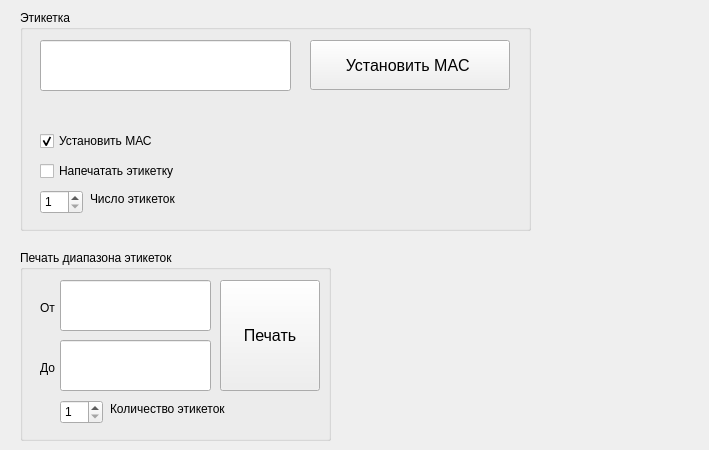
          <widget class="QWidget" name="macsender_tab">
           <attribute name="title">
            <string>MAC Sender</string>
           </attribute>
           <widget class="QLabel" name="test_result_ms">
            <property name="geometry">
             <rect>
              <x>400</x>
              <y>350</y>
              <width>300</width>
              <height>50</height>
             </rect>
            </property>
            <property name="minimumSize">
             <size>
              <width>300</width>
              <height>50</height>
             </size>
            </property>
            <property name="maximumSize">
             <size>
              <width>16777215</width>
              <height>50</height>
             </size>
            </property>
            <property name="styleSheet">
             <string notr="true">font: 12pt &quot;MS Shell Dlg 2&quot;;</string>
            </property>
            <property name="text">
             <string/>
            </property>
           </widget>
           <widget class="QGroupBox" name="groupBox_7">
            <property name="geometry">
             <rect>
              <x>20</x>
              <y>10</y>
              <width>511</width>
              <height>221</height>
             </rect>
            </property>
            <property name="font">
             <font>
              <pointsize>9</pointsize>
             </font>
            </property>
            <property name="styleSheet">
             <string notr="true"/>
            </property>
            <property name="title">
             <string>Этикетка</string>
            </property>
            <widget class="QCheckBox" name="mac_print_label">
             <property name="geometry">
              <rect>
               <x>20</x>
               <y>150</y>
               <width>201</width>
               <height>22</height>
              </rect>
             </property>
             <property name="text">
              <string>Напечатать этикетку</string>
             </property>
            </widget>
            <widget class="QSpinBox" name="mac_label_num">
             <property name="geometry">
              <rect>
               <x>20</x>
               <y>180</y>
               <width>43</width>
               <height>24</height>
              </rect>
             </property>
             <property name="minimumSize">
              <size>
               <width>1</width>
               <height>0</height>
              </size>
             </property>
             <property name="minimum">
              <number>1</number>
             </property>
             <property name="maximum">
              <number>10</number>
             </property>
             <property name="value">
              <number>1</number>
             </property>
            </widget>
            <widget class="QLabel" name="label">
             <property name="geometry">
              <rect>
               <x>70</x>
               <y>180</y>
               <width>111</width>
               <height>18</height>
              </rect>
             </property>
             <property name="text">
              <string>Число этикеток</string>
             </property>
            </widget>
            <widget class="QCheckBox" name="mac_set">
             <property name="geometry">
              <rect>
               <x>20</x>
               <y>120</y>
               <width>181</width>
               <height>22</height>
              </rect>
             </property>
             <property name="text">
              <string>Установить МАС</string>
             </property>
             <property name="checked">
              <bool>true</bool>
             </property>
            </widget>
            <widget class="QLineEdit" name="serial_ms">
             <property name="geometry">
              <rect>
               <x>20</x>
               <y>30</y>
               <width>251</width>
               <height>51</height>
              </rect>
             </property>
             <property name="minimumSize">
              <size>
               <width>50</width>
               <height>10</height>
              </size>
             </property>
             <property name="styleSheet">
              <string notr="true">font: 12pt &quot;MS Shell Dlg 2&quot;;</string>
             </property>
            </widget>
            <widget class="QPushButton" name="set_mac">
             <property name="geometry">
              <rect>
               <x>290</x>
               <y>30</y>
               <width>200</width>
               <height>50</height>
              </rect>
             </property>
             <property name="minimumSize">
              <size>
               <width>180</width>
               <height>50</height>
              </size>
             </property>
             <property name="maximumSize">
              <size>
               <width>200</width>
               <height>150</height>
              </size>
             </property>
             <property name="font">
              <font>
               <pointsize>12</pointsize>
              </font>
             </property>
             <property name="cursor">
              <cursorShape>PointingHandCursor</cursorShape>
             </property>
             <property name="styleSheet">
              <string notr="true"/>
             </property>
             <property name="text">
              <string>Установить MAC </string>
             </property>
            </widget>
           </widget>
           <widget class="QGroupBox" name="groupBox_14">
            <property name="geometry">
             <rect>
              <x>20</x>
              <y>250</y>
              <width>311</width>
              <height>191</height>
             </rect>
            </property>
            <property name="font">
             <font>
              <pointsize>9</pointsize>
             </font>
            </property>
            <property name="styleSheet">
             <string notr="true"/>
            </property>
            <property name="title">
             <string>Печать диапазона этикеток</string>
            </property>
            <widget class="QSpinBox" name="print_label_num">
             <property name="geometry">
              <rect>
               <x>40</x>
               <y>150</y>
               <width>43</width>
               <height>24</height>
              </rect>
             </property>
             <property name="minimumSize">
              <size>
               <width>1</width>
               <height>0</height>
              </size>
             </property>
             <property name="minimum">
              <number>1</number>
             </property>
             <property name="maximum">
              <number>10</number>
             </property>
             <property name="value">
              <number>1</number>
             </property>
            </widget>
            <widget class="QLabel" name="label_35">
             <property name="geometry">
              <rect>
               <x>90</x>
               <y>150</y>
               <width>121</width>
               <height>18</height>
              </rect>
             </property>
             <property name="text">
              <string>Количество этикеток</string>
             </property>
            </widget>
            <widget class="QLineEdit" name="print_label_from">
             <property name="geometry">
              <rect>
               <x>40</x>
               <y>30</y>
               <width>151</width>
               <height>51</height>
              </rect>
             </property>
             <property name="minimumSize">
              <size>
               <width>50</width>
               <height>10</height>
              </size>
             </property>
             <property name="styleSheet">
              <string notr="true">font: 12pt &quot;MS Shell Dlg 2&quot;;</string>
             </property>
            </widget>
            <widget class="QLineEdit" name="print_label_to">
             <property name="geometry">
              <rect>
               <x>40</x>
               <y>90</y>
               <width>151</width>
               <height>51</height>
              </rect>
             </property>
             <property name="minimumSize">
              <size>
               <width>50</width>
               <height>10</height>
              </size>
             </property>
             <property name="styleSheet">
              <string notr="true">font: 12pt &quot;MS Shell Dlg 2&quot;;</string>
             </property>
            </widget>
            <widget class="QPushButton" name="print_label_pb">
             <property name="geometry">
              <rect>
               <x>200</x>
               <y>30</y>
               <width>100</width>
               <height>111</height>
              </rect>
             </property>
             <property name="minimumSize">
              <size>
               <width>100</width>
               <height>50</height>
              </size>
             </property>
             <property name="maximumSize">
              <size>
               <width>200</width>
               <height>150</height>
              </size>
             </property>
             <property name="font">
              <font>
               <pointsize>12</pointsize>
              </font>
             </property>
             <property name="cursor">
              <cursorShape>PointingHandCursor</cursorShape>
             </property>
             <property name="styleSheet">
              <string notr="true"/>
             </property>
             <property name="text">
              <string>Печать</string>
             </property>
            </widget>
            <widget class="QLabel" name="label_36">
             <property name="geometry">
              <rect>
               <x>20</x>
               <y>50</y>
               <width>21</width>
               <height>16</height>
              </rect>
             </property>
             <property name="text">
              <string>От</string>
             </property>
            </widget>
            <widget class="QLabel" name="label_37">
             <property name="geometry">
              <rect>
               <x>20</x>
               <y>110</y>
               <width>21</width>
               <height>16</height>
              </rect>
             </property>
             <property name="text">
              <string>До</string>
             </property>
            </widget>
           </widget>
          </widget>
